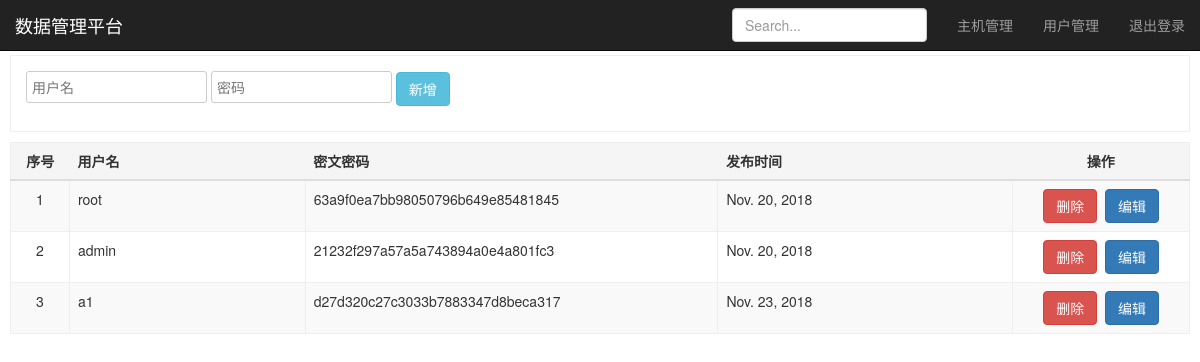
Screenshot of /manage/ with the database file from the repository.
### welkin/models.py (models this page shows)
class User(models.Model):
    uid = models.AutoField(primary_key=True)
    name = models.CharField(max_length=32)
    password = models.CharField(max_length=64)
    settime = models.DateField(auto_now=True)

### welkin/views.py (the view, shortened to what this page needs)
# urls.py: url(r'^manage/', views.manage, name='show'),
def manage(request):
    mms = ''
    comm = models.User.objects.all()
    return render(request, 'show.html', {'mms': mms, 'commc': comm})

### templates/show.html (shortened to what this page needs)
{% extends 'base.html' %}
{% block page-main %}
		<div id="table" style="margin-top: 55px">
			<div class="add">
                <form action="" method="post">
                    <input type="text" name="title" value="" placeholder="用户名" />
				    <input type="password" name="user" value="" placeholder="密码" />
				    <button type="submit" class="btn btn-info">新增</button>
                </form>
			</div>
			<table class="table table-striped" cellpadding="0" cellspacing="0">
				<thead>
					<tr>
						<th style="text-align: center">序号</th>
						<th>用户名</th>
						<th>密文密码</th>
						<th>发布时间</th>
						<th style="text-align: center">操作</th>
					</tr>
				</thead>
				<tbody>
                    {% for i in commc %}
					<tr>
						<td width="5%" style="text-align: center">{{ forloop.counter }}</td>
						<td>{{ i.name }}</td>
						<td width="35%">{{ i.password }}</td>
						<td width="25%">{{ i.settime }}</td>
						<td style="text-align: center" width="15%"><a class="btn btn-danger" href="/dele/?idi={{ i.uid }}">删除</a>&nbsp&nbsp<a class="btn btn-primary" href="/edi/?idi={{ i.uid }}">编辑</a></td>
					</tr>
                    {% endfor %}
				</tbody>
			</table>
		</div>
{% endblock %}

### templates/base.html (style rules this page uses)
#table table { width: 100%; font-size: 14px; border: 1px solid #eee }
#table { padding: 0 10px; }
table thead th { background: #f5f5f5; padding: 10px; text-align: left; }
table tbody td { padding: 10px; text-align: left; border-bottom: 1px solid #eee; border-right: 1px solid #eee; }
.add { border: 1px solid #eee; margin: 10px 0; padding: 15px; }
input { border: 1px solid #ccc; padding: 5px; border-radius: 3px; margin-right: 15px; }
button { background: #008cd5; border: 0; padding: 4px 15px; border-radius: 3px; color: #fff; }

### rows the page displays
User: name "root", password "63a9f0ea7bb98050796b649e85481845", settime "Nov. 20, 2018"
User: name "admin", password "21232f297a57a5a743894a0e4a801fc3", settime "Nov. 20, 2018"
User: name "a1", password "d27d320c27c3033b7883347d8beca317", settime "Nov. 23, 2018"
